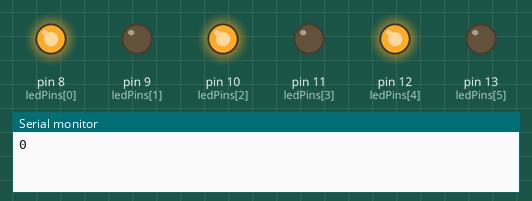
Recording of a sketch running on a simulated Arduino Uno, built with avr-gcc and run on an emulated ATmega328P. On the bench: output pins drawn as LEDs (lit = HIGH), the last lines printed to the serial monitor.

Above: at 0.5 s.
At 3.5 s:
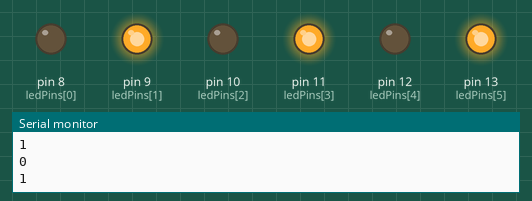
Timing chart, 0 to 4.6 s (numbered marks = the images above):
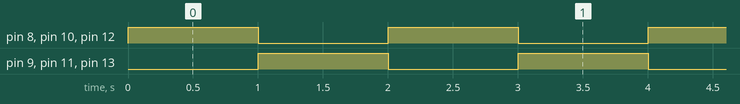

The sketch:

Led_Odd_Even.ino
```cpp
int ledPins[]={8,9,10,11,12,13};
int lightModulo=0;

void setup()
{
  for(int i=0;i<6;i++)
  {
    pinMode(ledPins[i], OUTPUT);
  }
  Serial.begin(9600);
}

void loop()
{
  TurnOnEvenOdd();
}
void TurnOnEvenOdd()
{
  int delayTime=1000;
  Serial.println(lightModulo);
  for(int i=0;i<6;i++)
  {
    if(i%2== lightModulo)
    {
      digitalWrite(ledPins[i],HIGH);
    }
    else
    {
      digitalWrite(ledPins[i],LOW);
    }
  }
  lightModulo--;
  lightModulo=abs(lightModulo);

  delay(delayTime);
}

// Another approach for same scenario
/*
int a[6]={8,9,10,11,12,13};

void setup()
{
  for(int i=0;i<=5;i++)
  pinMode(a[i], OUTPUT);
}

void loop()
{
  for(int i=0;i<=5;i++)
  {
    if(a[i]%2==0)
    {
      digitalWrite(a[i],HIGH);
    }
    else
    {
      digitalWrite(a[i],LOW);
    }
  }
 delay(900);


  for(int i=0;i<=5;i++)
  {
    if(a[i]%2==0)
    {
      digitalWrite(a[i],LOW);
    }
    else
    {
      digitalWrite(a[i],HIGH);
    }
  }
 delay(900);
}
*/
```

Measured:
- by itself, pin 8 (ledPins[0]), pin 9 (ledPins[1]), pin 10 (ledPins[2]), pin 11 (ledPins[3]), pin 12 (ledPins[4]), pin 13 (ledPins[5]): alternates HIGH for 1.0 s and LOW for 1.0 s
